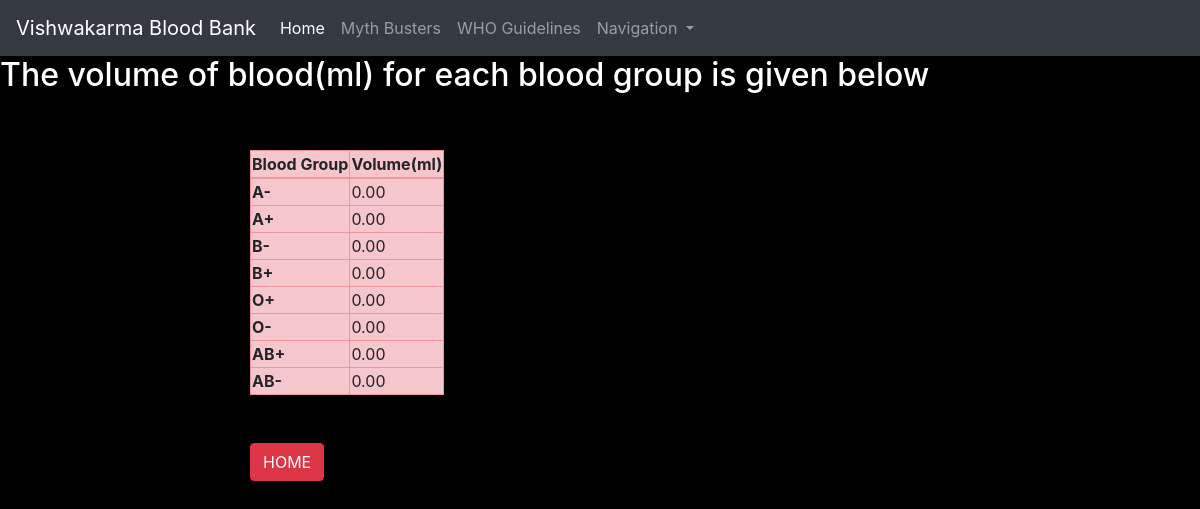
The app's page /stock with its own data.
### blbd/models.py (models this page shows)
class stocks(models.Model):
    A_positive = models.DecimalField(max_digits=10, decimal_places=2, default= 0)
    A_negative = models.DecimalField(max_digits=10, decimal_places=2, default= 0)
    B_positive = models.DecimalField(max_digits=10, decimal_places=2, default= 0)
    B_negative = models.DecimalField(max_digits=10, decimal_places=2, default= 0)
    O_positive = models.DecimalField(max_digits=10, decimal_places=2, default= 0)
    O_negative = models.DecimalField(max_digits=10, decimal_places=2, default= 0)
    AB_positive = models.DecimalField(max_digits=10, decimal_places=2, default= 0)
    AB_negative = models.DecimalField(max_digits=10, decimal_places=2, default= 0)

### blbd/views.py (the view)
# urls.py: path('stock', views.stock, name='stock'),
def stock(request):
    vol = stocks.objects.all()
    Apos = stocks.A_positive
    Aneg = stocks.A_negative
    Bneg = stocks.B_negative
    Bpos = stocks.B_positive
    Oneg = stocks.O_negative
    Opos = stocks.O_positive
    ABpos = stocks.AB_positive
    ABneg = stocks.AB_negative
    params = {"Apos":Apos , "Aneg":Aneg , "Bpos":Bpos , "Bneg":Bneg , "vol":vol}
    return render(request,'stock.html',params)

### templates/stock.html (shortened to what this page needs)
<!doctype html>
<html lang="en">
  <head>
    <link rel="stylesheet" href="https://stackpath.bootstrapcdn.com/bootstrap/4.4.1/css/bootstrap.min.css">
  </head>
  <body>
    <nav class="navbar navbar-expand-lg navbar navbar-dark bg-dark">
  <a class="navbar-brand" href="/">Vishwakarma Blood Bank</a>
  <div class="collapse navbar-collapse" id="navbarNavDropdown">
    <ul class="navbar-nav">
      <li class="nav-item active">
        <a class="nav-link" href="/">Home <span class="sr-only">(current)</span></a>
      </li>
      <li class="nav-item">
        <a class="nav-link" href="http://127.0.0.1:8000/myths">Myth Busters</a>
      </li>
      <li class="nav-item">
        <a class="nav-link" href="http://127.0.0.1:8000/who">WHO Guidelines</a>
      </li>
      <li class="nav-item dropdown">
        <a class="nav-link dropdown-toggle" href="#" id="navbarDropdownMenuLink" role="button" data-toggle="dropdown" aria-haspopup="true" aria-expanded="false">
          Navigation
        </a>
      </li>
    </ul>
  </div>
</nav>
  <font color="white">
  <p class="h2">The volume of blood(ml) for each blood group is given below</p></font><br><br>
  <div class="mx-auto" style="width:700px;">
  <table class="table-danger table-bordered" align="middle">
  <thead class="thead-dark">
    <tr>
      <th scope="col">Blood Group</th>
      <th scope="col">Volume(ml)</th>
    </tr>
  </thead>
  <tbody>
    {% for i in vol %}
    <tr>
      <th scope="row">A-</th>
      <td>{{i.A_negative}}</td>
    </tr>
    <tr>
      <th scope="row">A+</th>
      <td>{{i.A_positive}}</td>
    </tr>
    <tr>
      <th scope="row">B-</th>
      <td>{{i.B_negative}}</td>
    </tr>
  <tr>
      <th scope="row">B+</th>
      <td>{{i.B_positive}}</td>
    </tr>
  <tr>
      <th scope="row">O+</th>
      <td>{{i.O_positive}}</td>
    </tr>
  <tr>
      <th scope="row">O-</th>
      <td>{{i.O_negative}}</td>
    </tr>
  <tr>
      <th scope="row">AB+</th>
      <td>{{i.AB_positive}}</td>
    </tr>
  <tr>
      <th scope="row">AB-</th>
      <td>{{i.AB_negative}}</td>
    </tr>
    {% endfor %}
  </tbody>
</table><br><br>
   <a class="btn btn-danger" href="/" role="button">HOME</a>
  </div>
  </body>
</html>

### templates/stock.html (style rules this page uses)
body { background-image: url(""); background-color: black; }

### records on screen
stocks: A_negative "0.00", A_positive "0.00", B_negative "0.00", B_positive "0.00", O_positive "0.00", O_negative "0.00", AB_positive "0.00", AB_negative "0.00"
